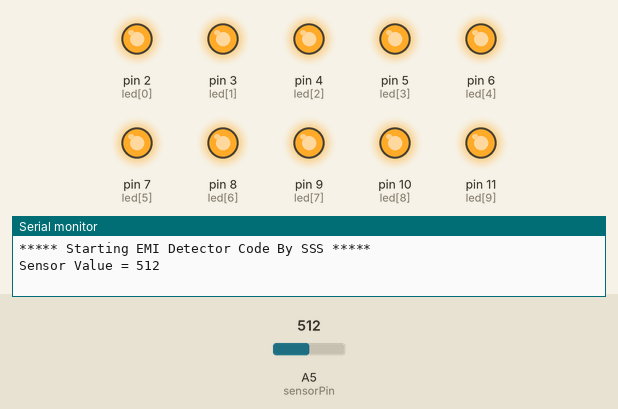
Simulated run of this sketch. Board: Arduino Uno, built with avr-gcc and run on an emulated ATmega328P. Parts: output pins drawn as LEDs (lit = HIGH), the last lines printed to the serial monitor. Inputs (shaded band) come from the test bench; at power-on: A5 (sensorPin) = 512.

Above: at 2.2 s.
2.3 s: A5 (sensorPin) set to 207
3.8 s: A5 (sensorPin) set to 175
At 4.4 s:
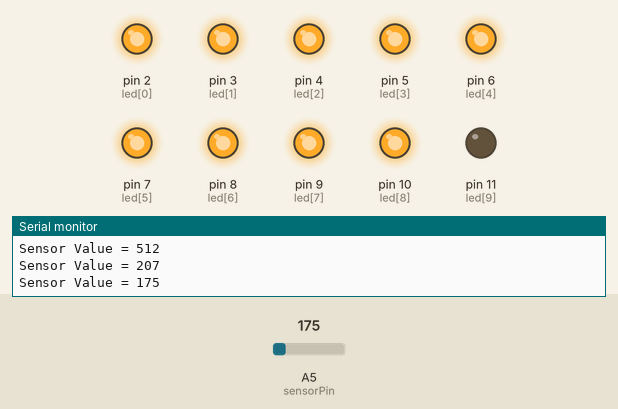
5.3 s: A5 (sensorPin) set to 122
At 5.6 s:
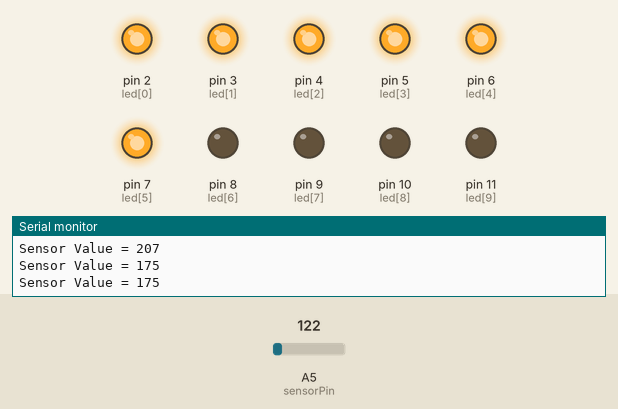
6.8 s: A5 (sensorPin) set to 98
At 7.9 s:
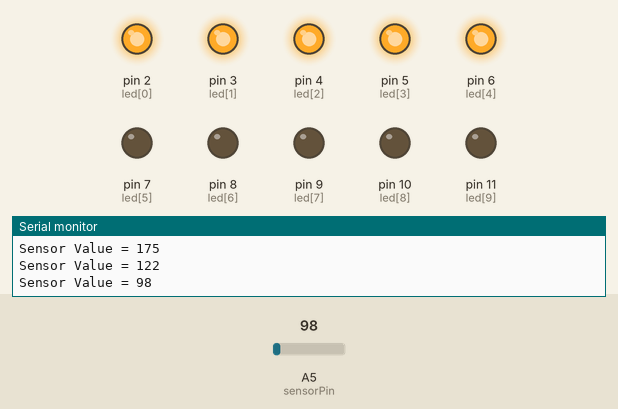
8.3 s: A5 (sensorPin) set to 0
At 9.0 s:
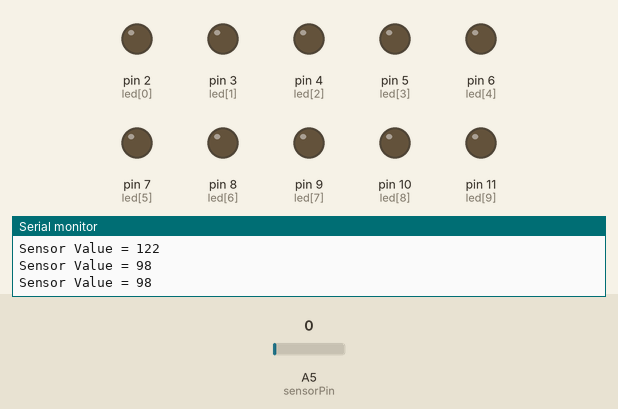
9.8 s: A5 (sensorPin) set to 8
11.3 s: A5 (sensorPin) set to 12
At 12.5 s:
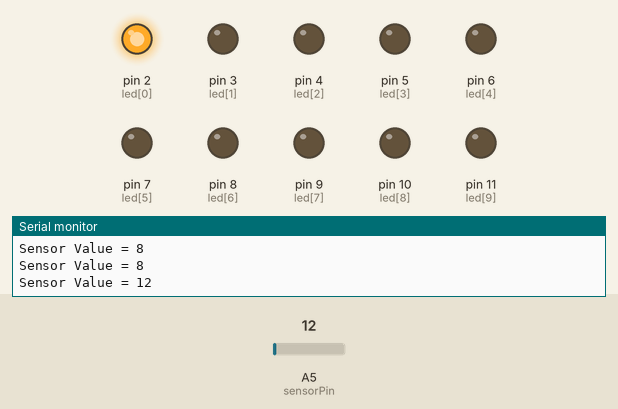
Timing chart, 0 to 13.8 s (numbered marks = the images above; inputs shaded):
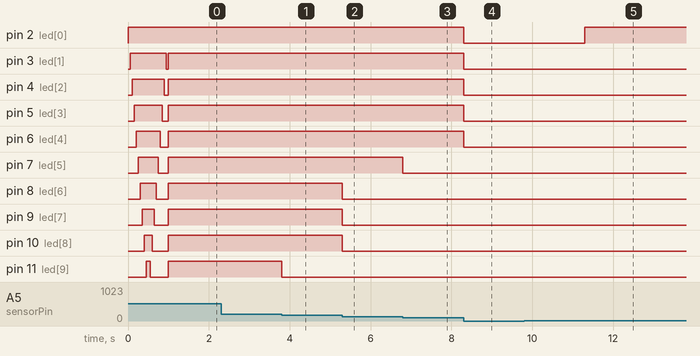

The sketch:

EMI_Detector_Code.ino
```cpp
int sensorPin = A5; // Pin That Attaches To Antenna.

const int led[] = {2, 3, 4, 5, 6, 7, 8, 9, 10, 11}; //LEDs that show Level Of EMI.
const int thresholds[] = {190, 170, 150, 130, 110, 90, 70, 50, 30, 10}; // EMI Voltage Threshold.
//const int thresholds[] = {130, 110, 90, 70, 50, 30, 10};
// const int thresholds[] = {200, 175, 150, 125, 100, 75, 50};
const int ledNumber = (sizeof(led) / sizeof(led[0])); // Size Of Array.
int ledOn = 0; // Used To Set a Few Leds On, & the Rest On Low .
int delaytime = 50; // Delay Time For Initilisation.

unsigned long MessageTimer; // Counts the Amount of time Since Last Message.
const unsigned long MessageTime = 1000; // Delay To How Often You Want The Messages To Refreash.

void setup() {
  Serial.begin(115200);

  for (int i = 0; i < ledNumber; i++) { // Set All LEDs, Sequentially As Output & High.
    pinMode(led[i], OUTPUT);
    digitalWrite(led[i], HIGH);
    delay(delaytime);
  }
  for (int i = ledNumber; i > 0; i--) { // Set All LEDs, Sequentially As Low.
    digitalWrite(led[i], LOW);
    delay(delaytime);
  }

  Serial.println(F("***** Starting EMI Detector Code By SSS *****"));
  MessageTimer = millis(); // Starts Message Timer.
}

void loop() {
  int sensorValue = analogRead(sensorPin); // Reads Antenna Voltage.

  ledOn = 0; // Resets What LEDs Are On.

  for (int i = 0; i < ledNumber; i++) { // Counts How Many Items Are Equal Or Over The Threshold Voltage, using ledOn.
    if (sensorValue > thresholds[i]) ledOn++;
  }
  for (int i = 0; i < ledOn; i++) { // Turns On ledOn amount of Leds On.
    digitalWrite(led[i], HIGH);
  }
  for (int i = ledOn; i < ledNumber; i++) { // Turns Of all the other Leds, By Starting i at ledOn.
    digitalWrite(led[i], LOW);
  }

  if (millis() - MessageTimer >= MessageTime) { // Prints out Sensor Value To Everything Running Smoothly, Updates Every MessageTime.
    Serial.print(F("Sensor Value = ")); Serial.println(sensorValue);
    MessageTimer = millis();
  }
}
```

Measured:
- the behaviour switches between 191 and 190 on A5 (sensorPin) (found by bisection; images 0 and 1)
- the behaviour switches between 111 and 110 on A5 (sensorPin) (found by bisection; images 2 and 3)
- the behaviour switches between 10 and 11 on A5 (sensorPin) (found by bisection; images 4 and 5)
- after the input at 3.8 s, pin 11 (led[9]): HIGH → LOW at once
- after the input at 5.3 s, pin 8 (led[6]), pin 9 (led[7]), pin 10 (led[8]): HIGH → LOW at once
- after the input at 6.8 s, pin 7 (led[5]): HIGH → LOW at once
- after the input at 8.3 s, pin 2 (led[0]), pin 3 (led[1]), pin 4 (led[2]), pin 5 (led[3]), pin 6 (led[4]): HIGH → LOW at once
- after the input at 11.3 s, pin 2 (led[0]): LOW → HIGH at once
